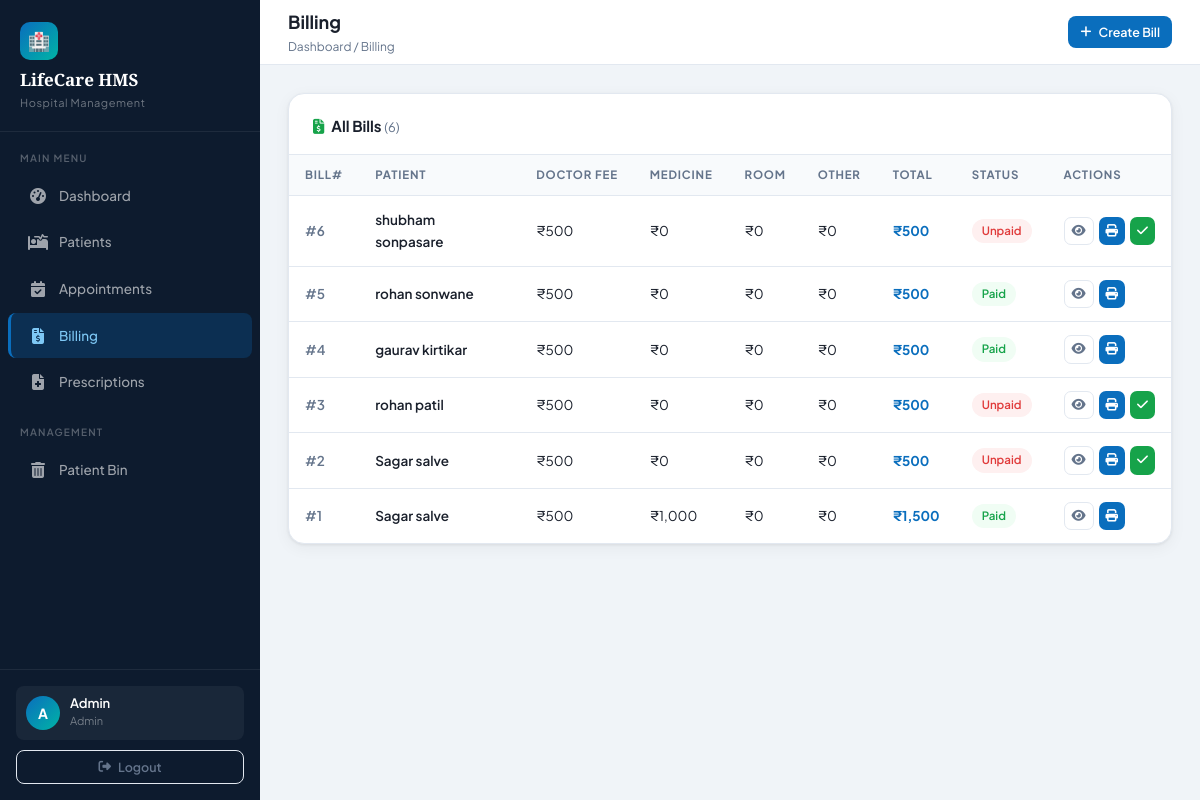
/admin/billing/view_bill.php (signed in), run on the app's committed database.
### tables this page shows
CREATE TABLE `billing` (
  `id` int(11) NOT NULL,
  `patient_id` int(11) DEFAULT NULL,
  `appointment_id` int(11) DEFAULT NULL,
  `amount` decimal(10,2) DEFAULT NULL,
  `status` enum('paid','unpaid') DEFAULT 'unpaid',
  `date` datetime DEFAULT NULL,
  `doctor_fee` int(11) DEFAULT 0,
  `medicine_fee` int(11) DEFAULT 0,
  `room_fee` int(11) DEFAULT 0,
  `other_fee` int(11) DEFAULT 0,
  `total_amount` int(11) DEFAULT 0
);

CREATE TABLE `patients` (
  `id` int(11) NOT NULL,
  `name` varchar(100) DEFAULT NULL,
  `age` int(11) DEFAULT NULL,
  `gender` varchar(10) DEFAULT NULL,
  `phone` varchar(15) DEFAULT NULL,
  `address` varchar(255) DEFAULT NULL,
  `blood_group` varchar(10) DEFAULT NULL,
  `height` int(11) DEFAULT NULL,
  `weight` int(11) DEFAULT NULL,
  `date` date DEFAULT NULL,
  `time` time DEFAULT NULL,
  `status` varchar(20) NOT NULL DEFAULT 'active',
  `is_deleted` tinyint(1) DEFAULT 0
);

### admin/billing/view_bill.php (the view, shortened to what this page needs)
<?php
require_once '../../config/db.php';
$viewId = (int)($_GET['id'] ?? 0);
$bills = $pdo->query("SELECT b.*, p.name as patient_name FROM billing b LEFT JOIN patients p ON b.patient_id = p.id ORDER BY b.id DESC")->fetchAll();
?>
<?php include '../../admin/partials/header.php'; ?>
<?php include '../../admin/partials/sidebar.php'; ?>
<div class="topbar">
    <div class="topbar-left"><h1><?= $viewId ? 'Bill Details' : 'Billing' ?></h1><div class="breadcrumb">Dashboard / Billing</div></div>
    <div class="topbar-right">
        <?php if($viewId): ?>
        <a href="print_bill.php?id=<?= $viewId ?>" class="btn btn-outline btn-sm" target="_blank"><i class="fa fa-print"></i> Print</a>
        <a href="view_bill.php" class="btn btn-outline btn-sm"><i class="fa fa-arrow-left"></i> All Bills</a>
        <?php else: ?>
        <a href="create_bill.php" class="btn btn-primary btn-sm"><i class="fa fa-plus"></i> Create Bill</a>
        <?php endif; ?>
    </div>
</div>
<div class="content-area">
<?php if($viewId && !empty($bill)): ?>
<div style="display:grid;grid-template-columns:1fr 300px;gap:20px;align-items:start;">
  <div class="card">
    <div class="card-header">
      <h3><i class="fa fa-file-invoice-dollar" style="color:var(--success);margin-right:7px"></i>Bill #<?= $bill['id'] ?></h3>
      <span class="badge <?= $bill['status']==='paid'?'badge-success':'badge-danger' ?>" style="font-size:13px;padding:5px 14px;"><?= ucfirst($bill['status']) ?></span>
    </div>
    <div class="card-body">
      <div style="background:var(--surface2);border-radius:10px;padding:16px;margin-bottom:20px;">
        <div style="font-size:11px;font-weight:700;text-transform:uppercase;letter-spacing:.07em;color:var(--text-muted);margin-bottom:10px;">Patient Info</div>
        <div style="display:grid;grid-template-columns:1fr 1fr 1fr;gap:12px;">
          <div><div style="font-size:11px;color:var(--text-muted)">Name</div><div style="font-weight:600"><?= htmlspecialchars($bill['patient_name']??'N/A') ?></div></div>
          <div><div style="font-size:11px;color:var(--text-muted)">Phone</div><div style="font-weight:600"><?= htmlspecialchars($bill['phone']??'—') ?></div></div>
          <div><div style="font-size:11px;color:var(--text-muted)">Age/Gender</div><div style="font-weight:600"><?= $bill['age']??'—' ?>y / <?= htmlspecialchars($bill['gender']??'—') ?></div></div>
        </div>
      </div>
      <?php $fees=[['Doctor Consultation','doctor_fee','fa-user-doctor','var(--primary)'],['Medicine / Pharmacy','medicine_fee','fa-pills','var(--secondary)'],['Room / Ward','room_fee','fa-bed','var(--accent)'],['Other Charges','other_fee','fa-receipt','var(--text-muted)']];
      foreach($fees as [$lbl,$key,$icon,$clr]): ?>
      <div style="display:flex;justify-content:space-between;align-items:center;padding:13px 0;border-bottom:1px solid var(--border);">
        <div style="display:flex;align-items:center;gap:10px;">
          <div style="width:32px;height:32px;background:var(--surface2);border-radius:8px;display:flex;align-items:center;justify-content:center;"><i class="fa <?= $icon ?>" style="color:<?= $clr ?>"></i></div>
          <span style="font-weight:500"><?= $lbl ?></span>
        </div>
        <span style="font-weight:600">₹<?= number_format($bill[$key]) ?></span>
      </div>
      <?php endforeach; ?>
      <div style="display:flex;justify-content:space-between;align-items:center;padding:18px 0 0;">
        <span style="font-size:16px;font-weight:700">Total</span>
        <span style="font-size:22px;font-weight:800;color:var(--primary)">₹<?= number_format($bill['total_amount']) ?></span>
      </div>
    </div>
  </div>
  <div style="display:flex;flex-direction:column;gap:14px;">
    <div class="card">
      <div class="card-header"><h3>Actions</h3></div>
      <div class="card-body" style="display:flex;flex-direction:column;gap:8px;padding:16px;">
        <?php if($bill['status']==='unpaid'): ?>
        <a href="update_status.php?id=<?= $bill['id'] ?>&status=paid" class="btn btn-success" style="justify-content:center;" onclick="return confirm('Mark as paid?')"><i class="fa fa-check"></i> Mark as Paid</a>
        <?php else: ?>
        <a href="update_status.php?id=<?= $bill['id'] ?>&status=unpaid" class="btn btn-outline" style="justify-content:center;"><i class="fa fa-rotate-left"></i> Mark Unpaid</a>
        <?php endif; ?>
        <a href="print_bill.php?id=<?= $bill['id'] ?>" class="btn btn-primary" style="justify-content:center;" target="_blank"><i class="fa fa-print"></i> Print Bill</a>
        <a href="download_bill.php?id=<?= $bill['id'] ?>" class="btn btn-outline" style="justify-content:center;"><i class="fa fa-download"></i> Download PDF</a>
      </div>
    </div>
  </div>
</div>
<?php else: ?>
<div class="card">
  <div class="card-header"><h3><i class="fa fa-file-invoice-dollar" style="color:var(--success);margin-right:7px"></i>All Bills <span style="font-weight:400;color:var(--text-muted);font-size:13px">(<?= count($bills) ?>)</span></h3></div>
  <div class="table-wrap"><table><thead><tr><th>Bill#</th><th>Patient</th><th>Doctor Fee</th><th>Medicine</th><th>Room</th><th>Other</th><th>Total</th><th>Status</th><th>Actions</th></tr></thead><tbody>
  <?php foreach($bills as $b): ?>
  <tr>
    <td style="color:var(--text-muted);font-weight:600">#<?= $b['id'] ?></td>
    <td style="font-weight:600"><?= htmlspecialchars($b['patient_name']??'N/A') ?></td>
    <td>₹<?= number_format($b['doctor_fee']) ?></td>
    <td>₹<?= number_format($b['medicine_fee']) ?></td>
    <td>₹<?= number_format($b['room_fee']) ?></td>
    <td>₹<?= number_format($b['other_fee']) ?></td>
    <td style="font-weight:700;color:var(--primary)">₹<?= number_format($b['total_amount']) ?></td>
    <td><span class="badge <?= $b['status']==='paid'?'badge-success':'badge-danger' ?>"><?= ucfirst($b['status']) ?></span></td>
    <td><div style="display:flex;gap:5px;">
      <a href="view_bill.php?id=<?= $b['id'] ?>" class="btn btn-outline btn-icon btn-sm"><i class="fa fa-eye"></i></a>
      <a href="print_bill.php?id=<?= $b['id'] ?>" class="btn btn-primary btn-icon btn-sm" target="_blank"><i class="fa fa-print"></i></a>
      <?php if($b['status']==='unpaid'): ?><a href="update_status.php?id=<?= $b['id'] ?>&status=paid" class="btn btn-success btn-icon btn-sm" onclick="return confirm('Mark paid?')"><i class="fa fa-check"></i></a><?php endif; ?>
    </div></td>
  </tr>
  <?php endforeach; ?>
  </tbody></table></div>
</div>
<?php endif; ?>
</div>
<?php include '../../admin/partials/footer.php'; ?>

### assets/css/style.css (style rules this page uses)
:root { --primary: #0A6EBD; --primary-dark: #084E8A; --primary-light: #E8F4FD; --secondary: #00B4A6; --accent: #F4A826; --danger: #E03B3B; --danger-light: #FEF0F0; --success: #16A34A; --success-light: #F0FDF4; --warning: #D97706; --warning-light: #FFFBEB; --bg: #F0F4F8; --surface: #FFFFFF; --surface2: #F8FAFC; --border: #E2E8F0; --text: #1A202C; --text-muted: #64748B; --text-light: #94A3B8; --sidebar-width: 260px; --header-height: 65px; --radius: 10px; --radius-lg: 16px; --shadow: 0 1px 3px rgba(0,0,0,0.07), 0 4px 16px rgba(0,0,0,0.05); --shadow-md: 0 4px 12px rgba(0,0,0,0.08), 0 8px 32px rgba(0,0,0,0.06); }
* { margin: 0; padding: 0; box-sizing: border-box; }
body { font-family: 'Plus Jakarta Sans', sans-serif; background: var(--bg); color: var(--text); font-size: 14px; line-height: 1.6; }
.topbar { height: var(--header-height); background: var(--surface); border-bottom: 1px solid var(--border); display: flex; align-items: center; justify-content: space-between; padding: 0 28px; position: sticky; top: 0; z-index: 50; }
.topbar-left h1 { font-size: 18px; font-weight: 700; color: var(--text); }
.topbar-left .breadcrumb { font-size: 12px; color: var(--text-muted); }
.topbar-right { display: flex; align-items: center; gap: 14px; }
.content-area { padding: 28px; flex: 1; }
.card { background: var(--surface); border-radius: var(--radius-lg); border: 1px solid var(--border); box-shadow: var(--shadow); }
.card-header { padding: 20px 24px 16px; border-bottom: 1px solid var(--border); display: flex; align-items: center; justify-content: space-between; gap: 12px; }
.card-header h3 { font-size: 15px; font-weight: 700; }
.table-wrap { overflow-x: auto; }
table { width: 100%; border-collapse: collapse; }
thead tr { background: var(--surface2); border-bottom: 1px solid var(--border); }
thead th { padding: 11px 16px; font-size: 11.5px; font-weight: 700; text-transform: uppercase; letter-spacing: 0.07em; color: var(--text-muted); text-align: left; white-space: nowrap; }
tbody tr { border-bottom: 1px solid var(--border); transition: background 0.15s; }
tbody tr:last-child { border-bottom: none; }
tbody td { padding: 13px 16px; font-size: 13.5px; color: var(--text); vertical-align: middle; }
.badge { display: inline-flex; align-items: center; padding: 3px 10px; border-radius: 20px; font-size: 11.5px; font-weight: 600; gap: 4px; }
.badge-success { background: var(--success-light); color: var(--success); }
.badge-danger { background: var(--danger-light); color: var(--danger); }
.btn { display: inline-flex; align-items: center; gap: 7px; padding: 9px 18px; border-radius: 8px; font-size: 13.5px; font-weight: 600; font-family: inherit; cursor: pointer; border: none; text-decoration: none; transition: all 0.2s; white-space: nowrap; }
.btn-primary { background: var(--primary); color: #fff; }
.btn-success { background: var(--success); color: #fff; }
.btn-outline { background: transparent; color: var(--text-muted); border: 1px solid var(--border); }
.btn-sm { padding: 6px 12px; font-size: 12.5px; }
.btn-icon { padding: 7px; border-radius: 7px; }

### data on the page
billing: id "6", patient.name "shubham sonpasare", doctor_fee "500", medicine_fee "0", room_fee "0", other_fee "0", total_amount "500", status "Unpaid"
billing: id "5", patient.name "rohan sonwane", doctor_fee "500", medicine_fee "0", room_fee "0", other_fee "0", total_amount "500", status "Paid"
billing: id "4", patient.name "gaurav kirtikar", doctor_fee "500", medicine_fee "0", room_fee "0", other_fee "0", total_amount "500", status "Paid"
billing: id "3", patient.name "rohan patil", doctor_fee "500", medicine_fee "0", room_fee "0", other_fee "0", total_amount "500", status "Unpaid"
billing: id "2", patient.name "Sagar salve", doctor_fee "500", medicine_fee "0", room_fee "0", other_fee "0", total_amount "500", status "Unpaid"
billing: id "1", patient.name "Sagar salve", doctor_fee "500", medicine_fee "1,000", room_fee "0", other_fee "0", total_amount "1,500", status "Paid"

### other printed values
substr($_SESSION['user_name'] ?? 'A', 0, 1) "A"
$_SESSION['user_name'] "Admin"
$_SESSION['role'] "Admin"
count($bills) "6"
